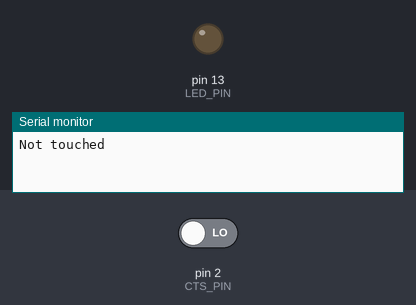
Recording of a sketch running on a simulated Arduino Uno, built with avr-gcc and run on an emulated ATmega328P. Shown: output pins drawn as LEDs (lit = HIGH), the last lines printed to the serial monitor. The test bench sets the inputs (shaded band); at power-on: pin 2 (CTS_PIN) LOW.

Above: at 1.8 s.
1.9 s: pin 2 (CTS_PIN) driven HIGH
At 2.3 s:
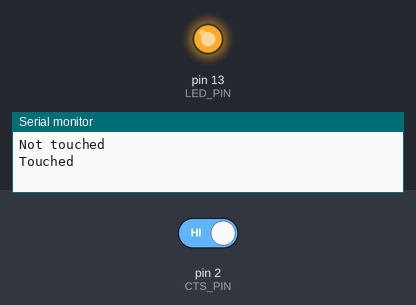
3.5 s: pin 2 (CTS_PIN) driven LOW
At 5.0 s:
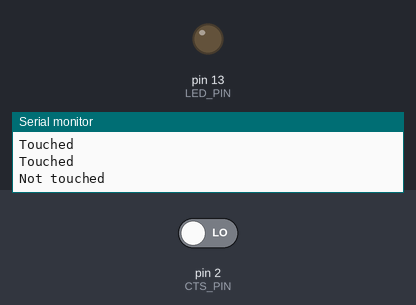
Timing chart, 0 to 6.5 s (numbered marks = the images above; inputs shaded):
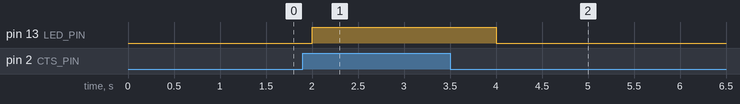

The sketch:

touch_switch_button.ino
```cpp
// TTP223 Capacitive Touch Switch Button

#define CTS_PIN 2
#define LED_PIN 13
#define CTS_DELAY 1000

unsigned long ctsTime;

void setup() {
  Serial.begin(9600);
  pinMode(LED_PIN, OUTPUT);
  pinMode(CTS_PIN, INPUT);

  ctsTime = millis();
}

void loop() {
  if(millis() - ctsTime < CTS_DELAY) {
    return;
  }

  ctsTime = millis();

  byte ctsValue = digitalRead(CTS_PIN);

  //Serial.println((String)"ctsValue: " + ctsValue);

  if(ctsValue == HIGH) {
    digitalWrite(LED_PIN, HIGH);
    Serial.println("Touched");
  } else {
    digitalWrite(LED_PIN, LOW);
    Serial.println("Not touched");
  }
}
```

Measured:
- after the input at 1.9 s, pin 13 (LED_PIN): LOW → HIGH after 0.10 s
- after the input at 3.5 s, pin 13 (LED_PIN): HIGH → LOW after 0.50 s
